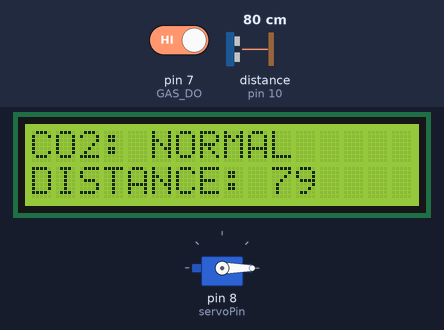
The sketch below on a simulated Arduino Uno, built with avr-gcc and run on an emulated ATmega328P. Parts: 16×2 character LCD, servo. Wiring (inferred from the names in the program): ultrasonic range finder: trigger pin 9; echo pin 10. The test bench sets the inputs (shaded band); at power-on: pin 7 (GAS_DO) HIGH, distance to the obstacle (sensor on pin 10) 80 cm. The echo pulse lasts 58.3 µs per cm; what the sketch prints to the serial monitor is not drawn.

Above: at 1.2 s.
1.3 s: pin 7 (GAS_DO) driven LOW
At 3.7 s:
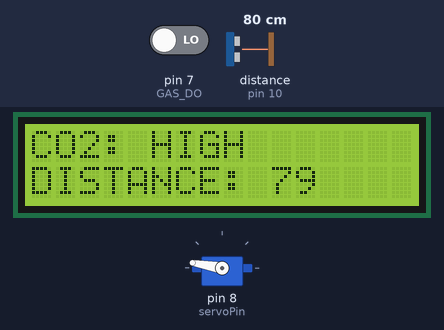
4.4 s: pin 7 (GAS_DO) driven HIGH
At 5.43 s:
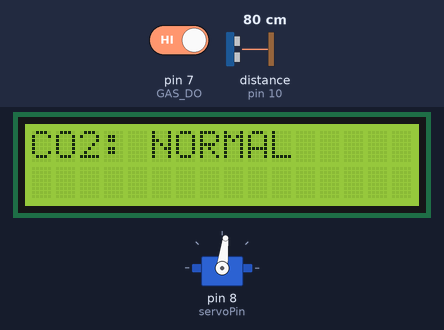
8.3 s: distance to the obstacle (sensor on pin 10) set to 2 cm
At 9.3 s:
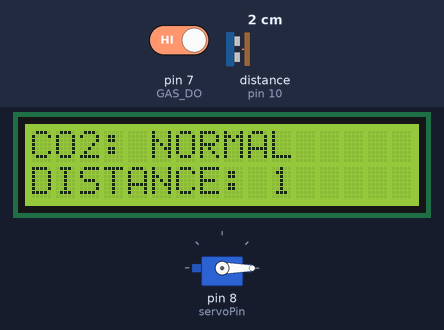
10.3 s: distance to the obstacle (sensor on pin 10) set to 4 cm
At 11.3 s:
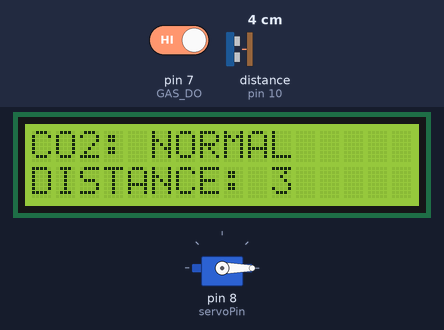
12.3 s: distance to the obstacle (sensor on pin 10) set to 9 cm
At 13.3 s:
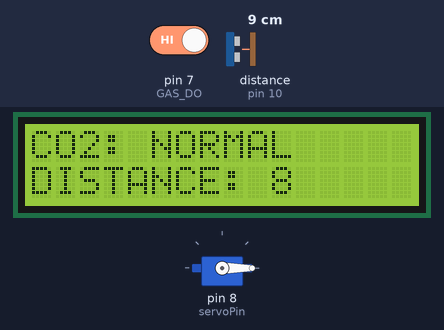
Timing chart, 0 to 15.3 s (numbered marks = the images above; inputs shaded):
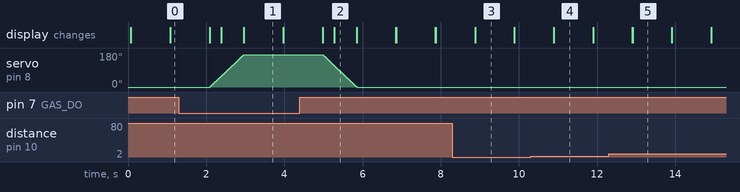

The sketch:

lab.ino
```cpp
#include <LiquidCrystal.h>
#include <Servo.h>

const int rs = 12, en = 11, d4 = 5, d5 = 4, d6 = 3, d7 = 2;
LiquidCrystal lcd(rs, en, d4, d5, d6, d7);

int GAS_DO = 7;
int STATE = 0;
bool changed = false;

int servoPin = 8;
Servo Servo1;

int trigPin = 9;    //Trig - green Jumper
int echoPin = 10;    //Echo - yellow Jumper
long duration, cm, inches;

void setup() {
  // set up the LCD's number of columns and rows:
  lcd.begin(16, 2);
  // Print a message to the LCD.
  lcd.clear();
  pinMode(GAS_DO, INPUT);
  Servo1.attach(servoPin);
  Servo1.write(0);

  Serial.begin (9600);
  pinMode(trigPin, OUTPUT);
  pinMode(echoPin, INPUT);
}

void loop() {
  STATE = digitalRead(GAS_DO);
  lcd.setCursor(0,0);
  if (STATE != HIGH) {
    lcd.print("CO2: HIGH ");
//    changed = true;
    if(!changed) {
      changed = true;
      for (int pos = 0; pos <= 170; pos += 1) {
        Servo1.write(pos);
        delay(5);
      }
    }
  } else {
    lcd.print("CO2: NORMAL ");
    if(changed) {
      changed = false;
      for (int pos = 170; pos >=0; pos -= 1) {
        Servo1.write(pos);
        delay(5);
      }
    }
  }

  digitalWrite(trigPin, LOW);
  delayMicroseconds(5);
  digitalWrite(trigPin, HIGH);
  delayMicroseconds(10);
  digitalWrite(trigPin, LOW);
  pinMode(echoPin, INPUT);
  duration = pulseIn(echoPin, HIGH);
  cm = (duration/2) / 29.1;

  Serial.print(cm);
  Serial.print("cm");
  Serial.println();
  lcd.setCursor(0,1);
  lcd.print("DISTANCE: ");
  lcd.print(cm);
  delay(1000);
  lcd.clear();
}
```

Measured:
- after the input at 1.3 s, servo on pin 8 (servoPin): moves from 0° to 170° over 0.85 s, starting after 0.80 s
- after the input at 4.4 s, servo on pin 8 (servoPin): moves from 170° to 0° over 0.85 s, starting after 0.59 s
- what the display in image 1 shows lasts 1.0 s, from 3.0 s to 4.0 s
